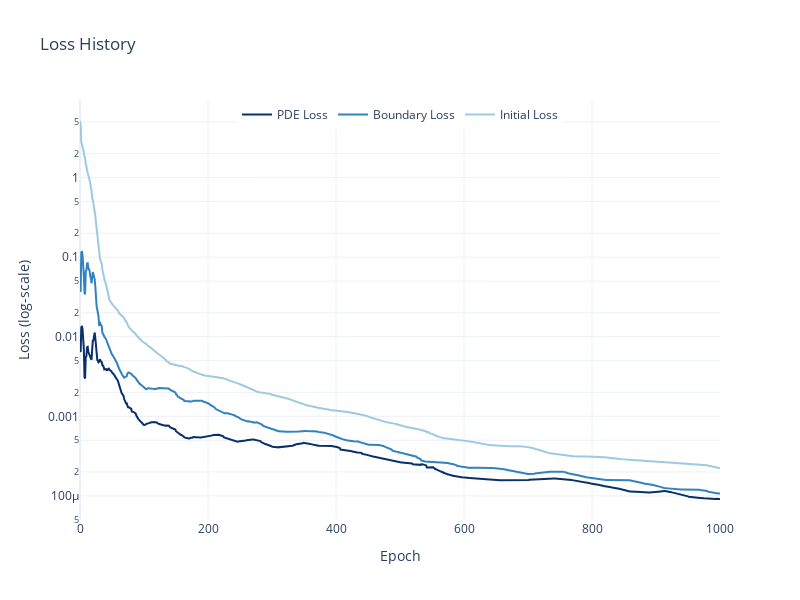

Notebook code cell kept with this figure:
### Code cell
with_softplus = trainer.closure.get_state()
plot_loss(with_softplus, smooth=False)

softplus_l2 = compare_with_mc(model, params, n_prices=200,
                          n_simulations=10_000, dtype=dtype, device=device, seed=42)['l2_rel_error']
print("L2 Error: ", softplus_l2*100)

### Figure 1 — Plotly figure (JSON) as saved in the notebook; plotly's stock layout.template omitted (floating-point values rounded to 4 significant figures; data arrays with more than 128 entries replaced by an {"elided": "..."} marker saying what was removed)
{"data": [{"line": {"color": "#08306B"}, "mode": "lines", "name": "PDE Loss", "type": "scatter", "x": {"elided": "1001 int values"}, "y": {"elided": "1001 float values"}}, {"line": {"color": "#3182BD"}, "mode": "lines", "name": "Boundary Loss", "type": "scatter", "x": {"elided": "1001 int values"}, "y": {"elided": "1001 float values"}}, {"line": {"color": "#9ECAE1"}, "mode": "lines", "name": "Initial Loss", "type": "scatter", "x": {"elided": "1001 int values"}, "y": {"elided": "1001 float values"}}], "layout": {"height": 600, "legend": {"orientation": "h", "x": 0.5, "xanchor": "center", "y": 1, "yanchor": "top"}, "title": {"text": "Loss History"}, "width": 800, "xaxis": {"title": {"text": "Epoch"}}, "yaxis": {"title": {"text": "Loss (log‑scale)"}, "type": "log"}}}
